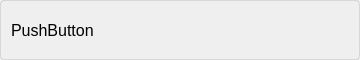
<?xml version="1.0" encoding="UTF-8"?>
<ui version="4.0">
 <class>Frame</class>
 <widget class="QFrame" name="Frame">
  <property name="geometry">
   <rect>
    <x>0</x>
    <y>0</y>
    <width>360</width>
    <height>60</height>
   </rect>
  </property>
  <property name="minimumSize">
   <size>
    <width>360</width>
    <height>60</height>
   </size>
  </property>
  <property name="maximumSize">
   <size>
    <width>16777215</width>
    <height>60</height>
   </size>
  </property>
  <property name="windowTitle">
   <string>Frame</string>
  </property>
  <property name="styleSheet">
   <string notr="true">border: 1px solid rgba(0, 0, 0, 0.1);;
border-radius: 4px;</string>
  </property>
  <layout class="QGridLayout" name="gridLayout">
   <property name="leftMargin">
    <number>0</number>
   </property>
   <property name="topMargin">
    <number>0</number>
   </property>
   <property name="rightMargin">
    <number>0</number>
   </property>
   <property name="bottomMargin">
    <number>0</number>
   </property>
   <property name="spacing">
    <number>0</number>
   </property>
   <item row="0" column="0">
    <widget class="QPushButton" name="pushButton">
     <property name="sizePolicy">
      <sizepolicy hsizetype="Expanding" vsizetype="Expanding">
       <horstretch>0</horstretch>
       <verstretch>0</verstretch>
      </sizepolicy>
     </property>
     <property name="font">
      <font>
       <pointsize>12</pointsize>
      </font>
     </property>
     <property name="cursor">
      <cursorShape>PointingHandCursor</cursorShape>
     </property>
     <property name="styleSheet">
      <string notr="true">text-align:left;
padding: 5px 10px;
border:none;</string>
     </property>
     <property name="text">
      <string>PushButton</string>
     </property>
     <property name="icon">
      <iconset resource="../resource.qrc">
       <normaloff>:/newPrefix/images/doc.png</normaloff>:/newPrefix/images/doc.png</iconset>
     </property>
     <property name="iconSize">
      <size>
       <width>32</width>
       <height>32</height>
      </size>
     </property>
     <property name="autoRepeat">
      <bool>false</bool>
     </property>
    </widget>
   </item>
  </layout>
 </widget>
 <resources>
  <include location="../resource.qrc"/>
  <include location="../resource.qrc"/>
 </resources>
 <connections/>
</ui>
